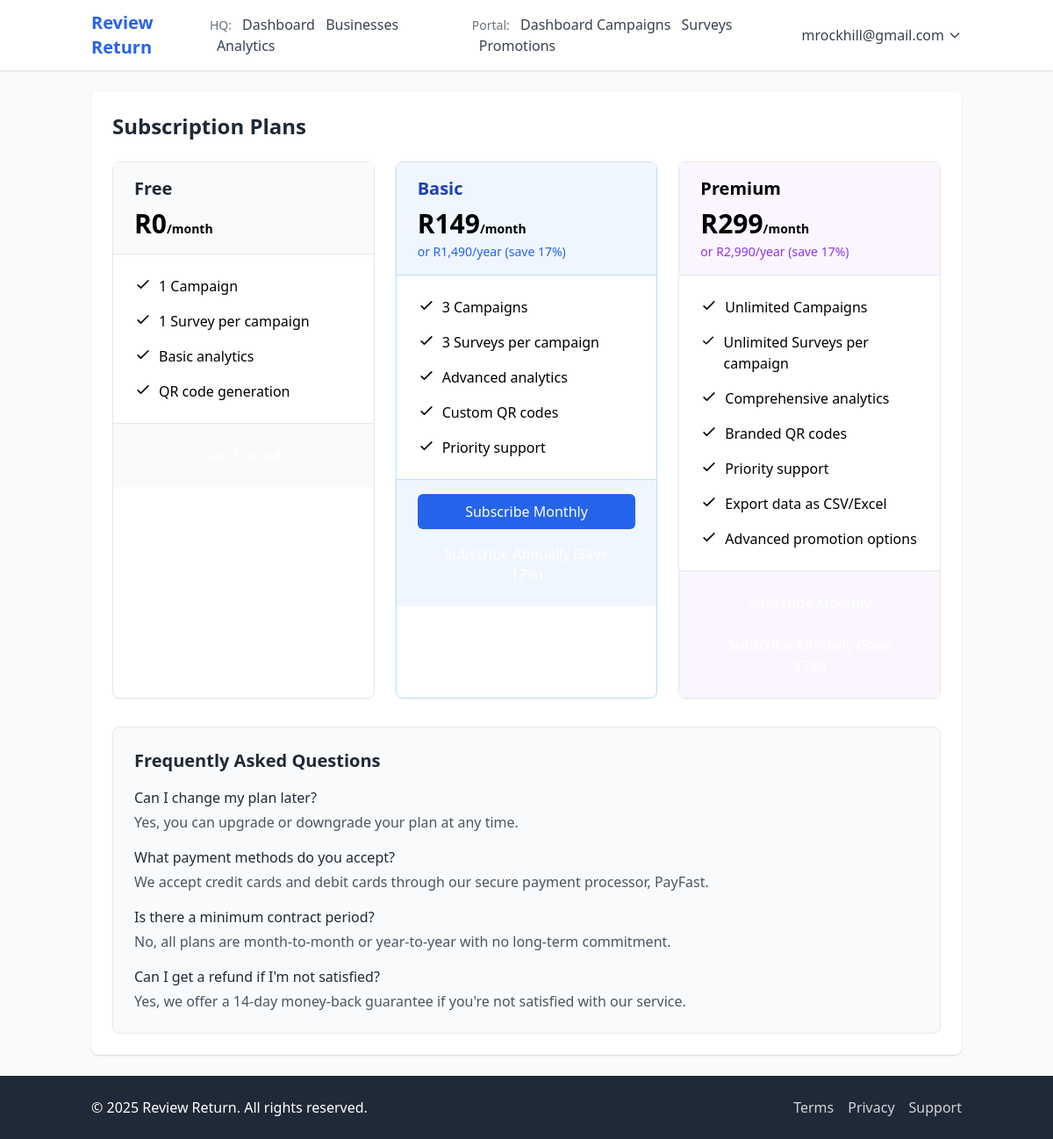
/accounts/subscription/plans/ (signed in), run on an earlier commit of the app's database.
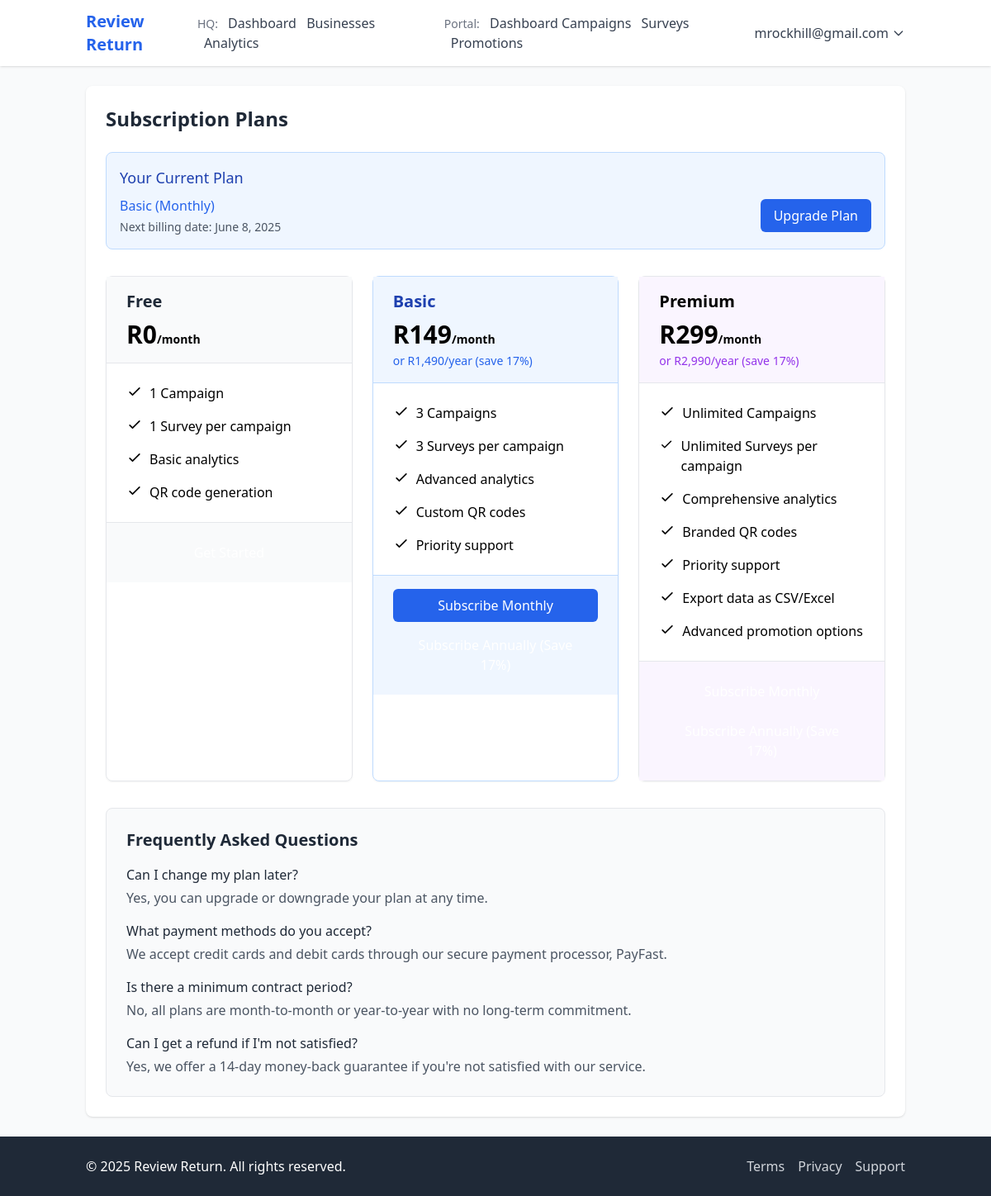
And on a later commit of the database.
### accounts/models.py (models this page shows, shortened)
class Subscription(models.Model):
    MONTHLY = 'monthly'
    ANNUAL = 'annual'
    SUBSCRIPTION_TYPES = [
        (MONTHLY, 'Monthly'),
        (ANNUAL, 'Annual'),
    ]
    FREE = 'free'
    BASIC = 'basic'
    PREMIUM = 'premium'
    PLAN_TYPES = [
        (FREE, 'Free'),
        (BASIC, 'Basic'),
        (PREMIUM, 'Premium'),
    ]
    business = models.OneToOneField(Business, on_delete=models.CASCADE, related_name='subscription')
    subscription_type = models.CharField(max_length=20, choices=SUBSCRIPTION_TYPES, default=MONTHLY)
    plan = models.CharField(max_length=20, choices=PLAN_TYPES, default=FREE)
    is_active = models.BooleanField(default=True)
    payfast_token = models.CharField(max_length=255, blank=True, null=True)
    next_billing_date = models.DateField(blank=True, null=True)
    created_at = models.DateTimeField(auto_now_add=True)
    updated_at = models.DateTimeField(auto_now=True)

### accounts/views.py (the view)
# urls.py: path('subscription/plans/', views.subscription_plans, name='subscription_plans'),
@login_required
def subscription_plans(request):
    try:
        business = request.user.business
    except:
        return redirect('accounts:no_business_profile')
    try:
        subscription = business.subscription
    except:
        subscription = None
    context = {
        'business': business,
        'subscription': subscription,
    }
    return render(request, 'accounts/subscription_plans.html', context)

### accounts/models.py (called while the page is built)
    def get_full_name(self):
        return f"{self.first_name} {self.last_name}".strip() or self.email

### templates/accounts/subscription_plans.html (shortened to what the changed rows need)
{% extends 'base.html' %}
{% block content %}
<div class="bg-white shadow rounded-lg p-6">
    <h1 class="text-2xl font-bold text-gray-800 mb-6">Subscription Plans</h1>
    {% if subscription %}
        <div class="mb-8 bg-blue-50 border border-blue-200 rounded-lg p-4">
            <h2 class="text-lg font-medium text-blue-800 mb-2">Your Current Plan</h2>
            <div class="flex justify-between items-center">
                <div>
                    <p class="text-blue-600">{{ subscription.get_plan_display }} ({{ subscription.get_subscription_type_display }})</p>
                    {% if subscription.next_billing_date %}
                        <p class="text-sm text-gray-600 mt-1">Next billing date: {{ subscription.next_billing_date|date:"F j, Y" }}</p>
                    {% endif %}
                </div>
                <a href="#plans" class="bg-blue-600 hover:bg-blue-700 text-white px-4 py-2 rounded-md">
                    Upgrade Plan
                </a>
            </div>
        </div>
    {% endif %}
    <div id="plans" class="grid grid-cols-1 md:grid-cols-3 gap-6">
        <div class="border border-gray-200 rounded-lg shadow-sm overflow-hidden">
            <div class="bg-gray-50 px-6 py-4 border-b border-gray-200">
                <h2 class="text-xl font-bold text-gray-800">Free</h2>
            </div>
        </div>
        <div class="border border-blue-200 rounded-lg shadow-sm overflow-hidden">
            <div class="bg-blue-50 px-6 py-4 border-b border-blue-200">
                <h2 class="text-xl font-bold text-blue-800">Basic</h2>
            </div>
        </div>
        <div class="border border-purple-200 rounded-lg shadow-sm overflow-hidden">
            <div class="bg-purple-50 px-6 py-4 border-b border-purple-200">
                <h2 class="text-xl font-bold text-purple-800">Premium</h2>
            </div>
        </div>
    </div>
    <div class="mt-8 bg-gray-50 border border-gray-200 rounded-lg p-6">
        <h2 class="text-xl font-bold text-gray-800 mb-4">Frequently Asked Questions</h2>
    </div>
</div>
{% endblock %}

What changed in the data, as far as the page shows it:
added Subscription: plan "Basic", subscription_type "Monthly", next_billing_date "June 8, 2025"
Also different on the page:
text now shown: "Your Current Plan ( ) Next billing date: Upgrade Plan"
